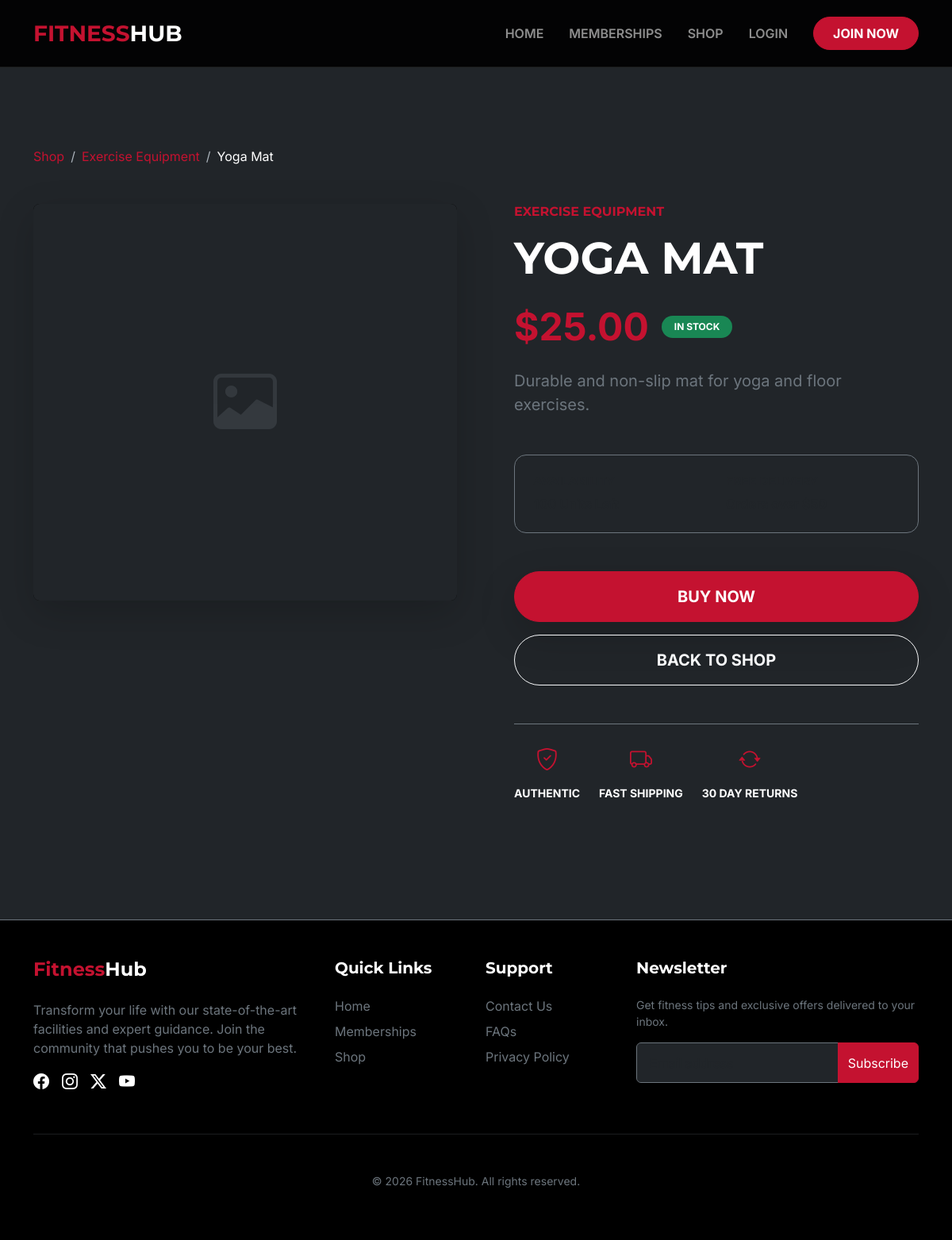
Page /shop/product/yoga-mat/ on the committed database.
### shop/models.py (models this page shows, shortened)
class Product(models.Model):
    category = models.ForeignKey(Category, on_delete=models.CASCADE, related_name='products')
    name = models.CharField(max_length=200)
    slug = models.SlugField(unique=True)
    description = models.TextField()
    price = models.DecimalField(max_digits=10, decimal_places=2)
    image = models.ImageField(upload_to='products/', blank=True, null=True)
    stock = models.PositiveIntegerField(default=0)
    is_available = models.BooleanField(default=True)
    created = models.DateTimeField(auto_now_add=True)
    updated = models.DateTimeField(auto_now=True)

class Category(models.Model):
    name = models.CharField(max_length=100)
    slug = models.SlugField(unique=True)
    class Meta:
        verbose_name_plural = "Categories"

### shop/views.py (the view)
# urls.py: path('product/<slug:slug>/', views.product_detail, name='product_detail'),
def product_detail(request, slug):
    product = get_object_or_404(Product, slug=slug, is_available=True)
    return render(request, 'shop/product_detail.html', {'product': product})

### shop/templates/shop/product_detail.html (shortened to what this page needs)
{% extends 'base.html' %}
{% block content %}
<section class="section-padding">
    <div class="container">
        <nav aria-label="breadcrumb" class="mb-5">
            <ol class="breadcrumb">
                <li class="breadcrumb-item"><a href="{% url 'shop_home' %}" class="text-primary-theme text-decoration-none">Shop</a></li>
                <li class="breadcrumb-item"><a href="{% url 'product_list_by_category' product.category.slug %}" class="text-primary-theme text-decoration-none">{{ product.category.name }}</a></li>
                <li class="breadcrumb-item active text-white" aria-current="page">{{ product.name }}</li>
            </ol>
        </nav>
        <div class="row g-5">
            <div class="col-lg-6">
                <div class="card bg-black border-0 shadow-lg overflow-hidden rounded-3">
                    {% if product.image %}
                        <img src="{{ product.image.url }}" class="img-fluid w-100 h-100 object-fit-cover" alt="{{ product.name }}" style="min-height: 500px;">
                    {% else %}
                        <div class="bg-dark text-center py-5 d-flex align-items-center justify-content-center" style="min-height: 500px;">
                            <i class="bi bi-image display-1 text-secondary opacity-25"></i>
                        </div>
                    {% endif %}
                </div>
            </div>
            <div class="col-lg-6">
                <div class="ps-lg-4">
                    <h6 class="text-primary-theme fw-bold text-uppercase mb-3 tracking-widest">{{ product.category.name }}</h6>
                    <h1 class="display-4 fw-bold mb-4 text-uppercase">{{ product.name }}</h1>
                    <div class="d-flex align-items-center mb-4">
                        <span class="display-5 fw-bold text-primary-theme me-3">${{ product.price }}</span>
                        {% if product.stock > 0 %}
                            <span class="badge bg-success text-uppercase px-3 py-2 rounded-pill small fw-bold">In Stock</span>
                        {% else %}
                            <span class="badge bg-danger text-uppercase px-3 py-2 rounded-pill small fw-bold">Out of Stock</span>
                        {% endif %}
                    </div>
                    <p class="text-secondary fs-5 mb-5 leading-relaxed">{{ product.description }}</p>
                    <div class="card bg-dark border-secondary p-4 mb-5">
                        <div class="row g-4">
                            <div class="col-sm-6">
                                <h6 class="text-uppercase small fw-bold text-muted mb-2">Availability</h6>
                                <p class="mb-0 fw-bold">{% if product.stock > 0 %}{{ product.stock }} Units Left{% else %}Not Available{% endif %}</p>
                            </div>
                            <div class="col-sm-6">
                                <h6 class="text-uppercase small fw-bold text-muted mb-2">Free Delivery</h6>
                                <p class="mb-0 fw-bold">Orders over $50</p>
                            </div>
                        </div>
                    </div>
                    <div class="d-grid gap-3">
                        {% if product.stock > 0 %}
                            <a href="{% url 'order_create' product.id %}" class="btn btn-primary-theme text-white btn-lg py-3 rounded-pill fw-bold text-uppercase shadow-lg">Buy Now</a>
                        {% else %}
                            <button class="btn btn-outline-secondary btn-lg py-3 rounded-pill fw-bold text-uppercase" disabled>Sold Out</button>
                        {% endif %}
                        <a href="{% url 'shop_home' %}" class="btn btn-outline-light btn-lg py-3 rounded-pill fw-bold text-uppercase">Back to Shop</a>
                    </div>
                    <div class="mt-5 pt-4 border-top border-secondary">
                        <div class="d-flex gap-4">
                            <div class="text-center">
                                <i class="bi bi-shield-check text-primary-theme fs-3 mb-2 d-block"></i>
                                <span class="small text-uppercase fw-bold">Authentic</span>
                            </div>
                            <div class="text-center">
                                <i class="bi bi-truck text-primary-theme fs-3 mb-2 d-block"></i>
                                <span class="small text-uppercase fw-bold">Fast Shipping</span>
                            </div>
                            <div class="text-center">
                                <i class="bi bi-arrow-repeat text-primary-theme fs-3 mb-2 d-block"></i>
                                <span class="small text-uppercase fw-bold">30 Day Returns</span>
                            </div>
                        </div>
                    </div>
                </div>
            </div>
        </div>
    </div>
</section>
{% endblock %}

### static/css/style.css (style rules this page uses)
:root { --primary-theme: #c41230; --primary-hover: #a00e26; --bg-dark: #121212; --bg-black: #000000; --text-muted: #adb5bd; --transition-base: all 0.3s ease; }
body { background-color: var(--bg-dark); font-family: 'Inter', sans-serif; color: #ffffff; overflow-x: hidden; }
h1, h2, h3, h4, h5, h6, .navbar-brand { font-family: 'Montserrat', sans-serif; }
.text-primary-theme { color: var(--primary-theme) !important; }
.btn-primary-theme { background-color: var(--primary-theme); border-color: var(--primary-theme); transition: var(--transition-base); }
.card { background-color: #1e1e1e; border: 1px solid rgba(255,255,255,0.05); border-radius: 15px; overflow: hidden; transition: var(--transition-base); }
.breadcrumb-item + .breadcrumb-item::before { color: var(--text-muted); }
.section-padding { padding: 100px 0; }
.bg-black { background-color: var(--bg-black) !important; }

### rows in the picture
Product: category.name "Exercise Equipment", name "Yoga Mat", category.name "EXERCISE EQUIPMENT", name "YOGA MAT", price "25.00", description "Durable and non-slip mat for yoga and floor exercises."
